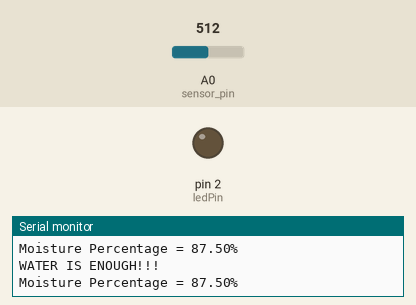
A sketch run on a simulated Arduino Uno, built with avr-gcc and run on an emulated ATmega328P. On the bench: output pins drawn as LEDs (lit = HIGH), the last lines printed to the serial monitor. The test bench sets the inputs (shaded band); at power-on: A0 (sensor_pin) = 512.

Above: at 1.2 s.
1.3 s: A0 (sensor_pin) set to 801
4.2 s: A0 (sensor_pin) set to 831
At 6.4 s:
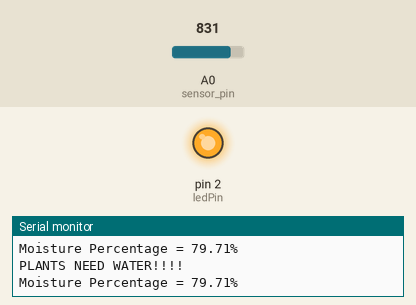
7.5 s: A0 (sensor_pin) set to 716
At 10.0 s:
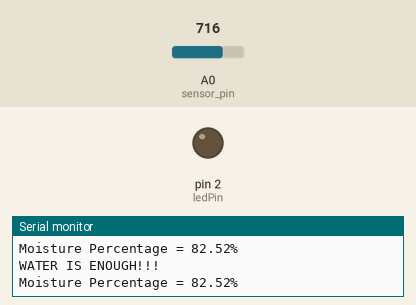
10.5 s: A0 (sensor_pin) set to 900
At 12.4 s:
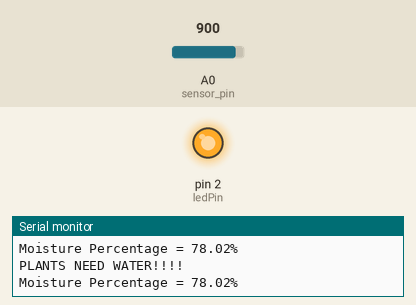
Timing chart, 0 to 13.9 s (numbered marks = the images above; inputs shaded):
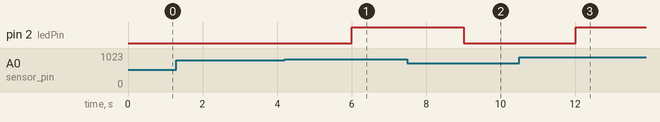

The sketch:

Water_Alarming_System.ino
```cpp
const int sensor_pin = A0;  /* Soil moisture sensor O/P pin */
#include <Wire.h>
int ledPin = 2;
void setup() {
  pinMode(ledPin, OUTPUT);
  Wire.begin(0x5);                // join i2c bus with address #8
  Wire.onReceive(receiveEvent);
  Serial.begin(9600); /* Define baud rate for serial communication */
}

void loop() {
  float moisture_percentage;
  int sensor_analog;
  sensor_analog = analogRead(sensor_pin);
  moisture_percentage = (100 - ( (sensor_analog/4095.00) * 100 ) ); // calculating moisture level
  Serial.print("Moisture Percentage = ");
  Serial.print(moisture_percentage);      // printing moisture percentage on serial monitor
  Serial.print("%\n\n");
  delay(1000);
  if (moisture_percentage < 80){          // checking if moisture level is a certain percentage to determine whether LED should be turned on or off
  digitalWrite(ledPin, HIGH);
  Serial.println("PLANTS NEED WATER!!!!");
  }
  if (moisture_percentage >80){
    digitalWrite(ledPin, LOW);
    Serial.println("WATER IS ENOUGH!!!");
  }
}


void receiveEvent(int howMany) {
  while (Wire.available()) { // loop through all but the last
    char c = Wire.read(); // receive byte as a character
    //digitalWrite(ledPin, c);
  }
}
```

Measured:
- the behaviour switches between 819 and 820 on A0 (sensor_pin) (found by bisection; images 0 and 1)
- after the input at 4.2 s, pin 2 (ledPin): LOW → HIGH after 1.8 s
- after the input at 7.5 s, pin 2 (ledPin): HIGH → LOW after 1.5 s
- after the input at 10.5 s, pin 2 (ledPin): LOW → HIGH after 1.5 s
